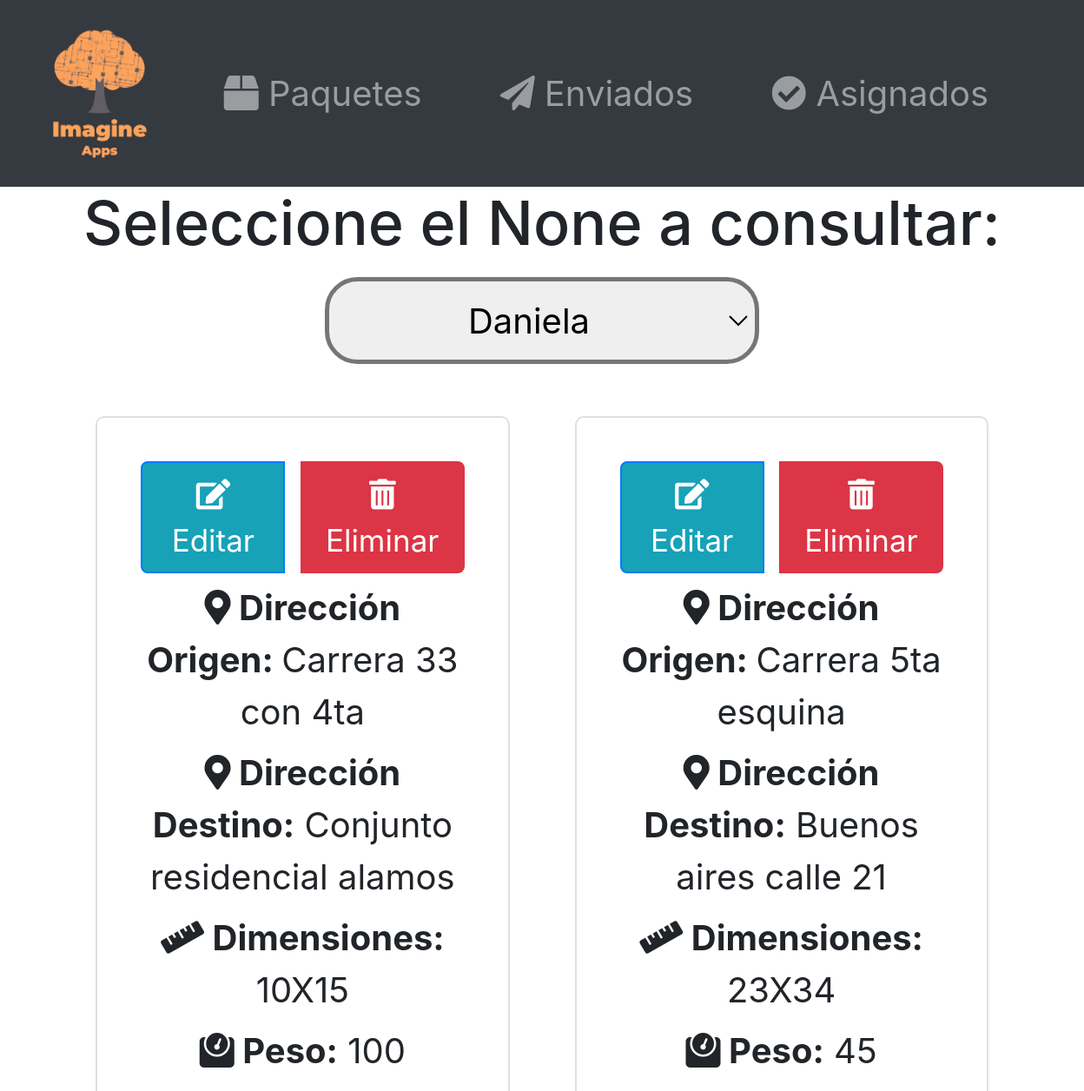
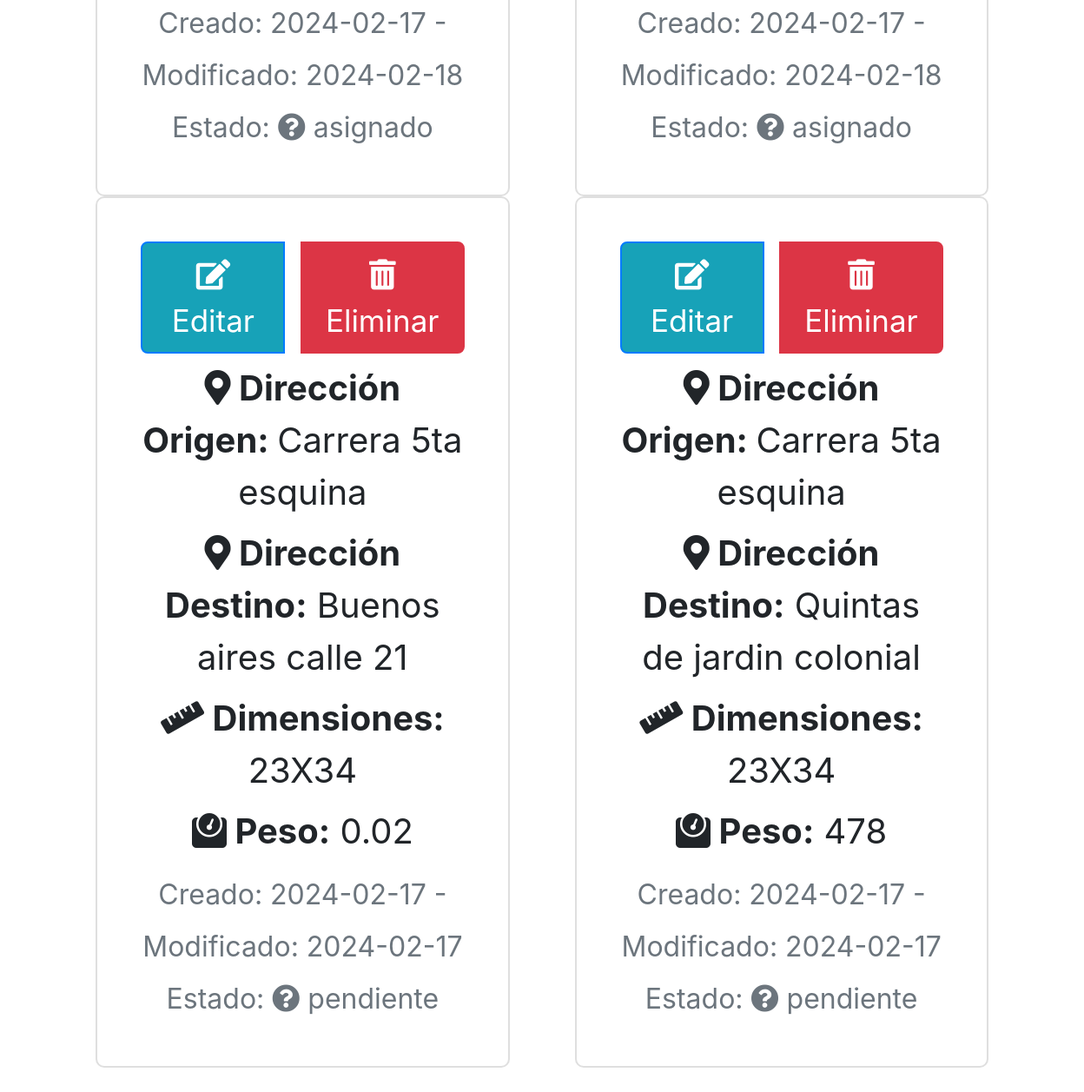
Before: /obtener_paquetes/2/ with the older database file (2 pictures, top to bottom).
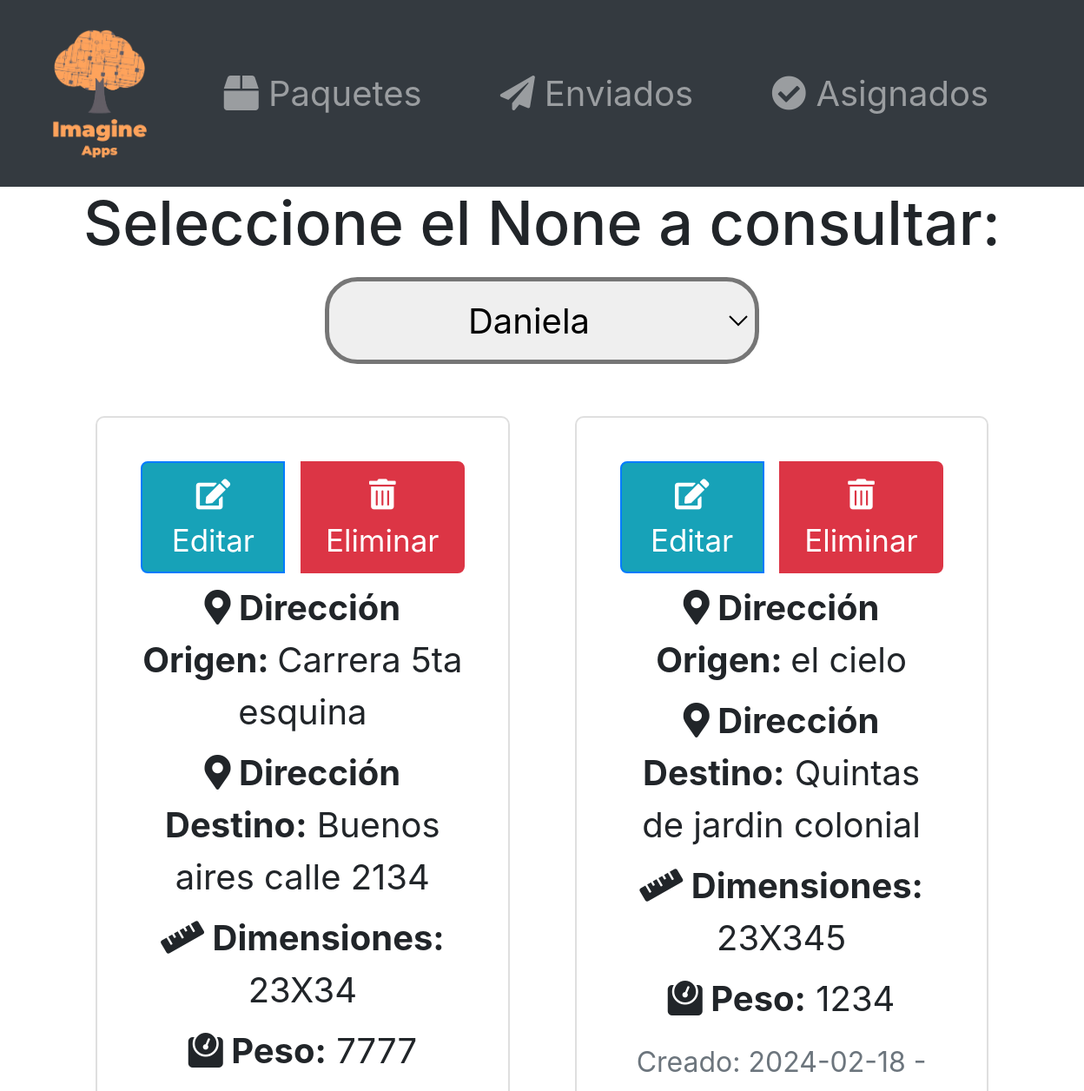
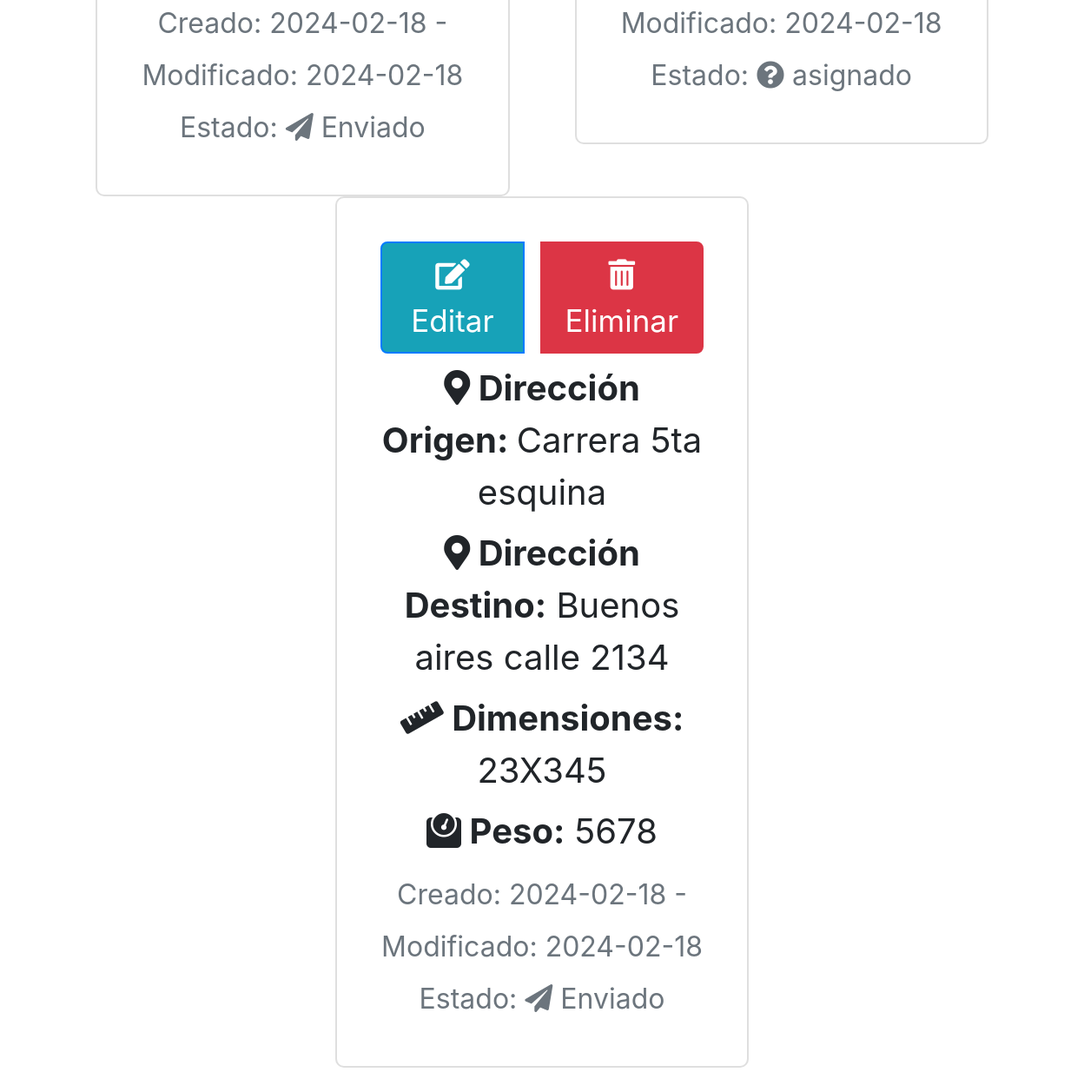
After: the same page with the newer database file (2 pictures, top to bottom).
### logistics/models.py (models this page shows, shortened)
class Paquete(models.Model):
    idPaquete = models.AutoField(primary_key=True)
    peso = models.IntegerField()
    dimensiones = models.CharField(max_length=50)
    direccion_origen = models.CharField(max_length=255)
    direccion_destino = models.CharField(max_length=255)
    estado_entrega = models.CharField(max_length=20)
    idCliente = models.ForeignKey(Cliente, on_delete=models.CASCADE)
    idTransportista = models.ForeignKey(Transportista, on_delete=models.CASCADE,null=True)
    fecha_creacion = models.DateTimeField(default=timezone.now, blank=True)
    fecha_actualizacion = models.DateTimeField(auto_now=True)

### logistics/views.py (the view)
# urls.py: path('obtener_paquetes/<int:id_usuario>/', views.obtener_paquetes, name='obtener_paquetes'),
def obtener_paquetes(request,id_usuario=None):
    operacion = request.GET.get('operacion')
    if(operacion=="transportista"):
        usuarios = Transportista.objects.all()
        paquetes=Paquete.objects.filter(idTransportista=id_usuario);
    else:
        usuarios = Cliente.objects.all()
        paquetes=Paquete.objects.filter(idCliente=id_usuario);
    page = request.GET.get('page', 1)
    paginator = Paginator(paquetes, 4)  # Muestra 5 canales por página
    try:
        paquetes = paginator.page(page)
    except EmptyPage:
        paquetes = paginator.page(paginator.num_pages)
    return render(request,'listar_paquetes.html',{'usuario_seleccionado_id':id_usuario,'paquetes':paquetes,'usuarios':usuarios,'operacion':operacion})

### logistics/models.py (called while the page is built)
    def __str__(self):
        return self.nombre

### logistics/templates/listar_paquetes.html (shortened to what this page needs)
{% extends "base.html" %}
{% block content %}
<div class="container">
    <div class="row justify-content-center">
        {% if usuarios %}
        <div class="text-center mb-4">
            <h3>Seleccione el {{ operacion }} a consultar:</h3>
            <select id="selectUsuario" class="form-select">
                {% for usuario in usuarios %}
                    {% if operacion == "transportista" %}
                        <option value="{{ usuario.idTransportista }}" {% if usuario.idTransportista == usuario_seleccionado_id %}selected{% endif %}>
                            {{ usuario }}
                        </option>
                    {% else %}
                        <option value="{{ usuario.idCliente }}" {% if usuario.idCliente == usuario_seleccionado_id %}selected{% endif %}>
                            {{ usuario }}
                        </option>
                    {% endif %}
                {% endfor %}
            </select>
        </div>
        {% endif %}
        <div class="row justify-content-center container-row">
            {% if paquetes %}
                {% for paquete in paquetes %}
                    {% include "paquete.html" %}
                {% endfor %}
            {% else %}
                <div class="col-lg-6 text-center">
                    <p class="mt-3">
                        <i class="fas fa-box"></i> No tienes paquetes asignados.
                    </p>
                </div>
            {% endif %}
        </div>
    </div>
</div>
{% endblock content %}

### logistics/templates/paquete.html (shortened to what this page needs)
{% block paquete%}
<div class="col-lg-5 text-center">
    <div class="card">
        <div class="card-body">
            {% if not operacion %}
            <div class="btn-group" role="group">
                <a href="{% url 'actualizar_paquete' paquete.idPaquete %}" class="btn-configuracion-canal btn btn-sm btn-primary mr-2">
                    <i class="fas fa-edit"></i> Editar
                </a>
                <button type="button" class="btn btn-sm btn-danger eliminar-btn" onClick="abrir_modal_eliminacion('{% url 'modal_eliminar' paquete.idPaquete %}')">
                    <i class="fas fa-trash-alt"></i> Eliminar
                </button>
            </div>
            {% endif %}
            <p class="card-text mb-1"><strong><i class="fas fa-map-marker-alt"></i> Dirección Origen: </strong>{{ paquete.direccion_origen }}</p>
            <p class="card-text mb-1"><strong><i class="fas fa-map-marker-alt"></i> Dirección Destino:</strong> {{ paquete.direccion_destino }}</p>
            <p class="card-text mb-1"><strong><i class="fas fa-ruler"></i> Dimensiones:</strong> {{ paquete.dimensiones }}</p>
            <p class="card-text mb-1"><strong><i class="fas fa-weight"></i> Peso:</strong> {{ paquete.peso }}</p>
            <div>
                <small class="text-muted">Creado: {{ paquete.fecha_creacion|date:"Y-m-d" }} - </small>
                <small class="text-muted">Modificado: {{ paquete.fecha_actualizacion|date:"Y-m-d" }}</small><br>
                <small class="text-muted">Estado:
                    {% if paquete.estado_entrega == 'Enviado' %}
                        <i class="fas fa-paper-plane"></i>
                    {% elif paquete.estado_entrega == 'Asignado' %}
                        <i class="fas fa-user-check"></i>
                    {% else %}
                        <i class="fas fa-question-circle"></i>
                    {% endif %}
                    {{ paquete.estado_entrega }}
                </small>
            </div>
        </div>
    </div>
</div>
{% endblock%}

Changed rows visible on the page:
removed Paquete: direccion_origen "Carrera 33 con 4ta", direccion_destino "Conjunto residencial alamos", dimensiones "10X15", peso "100", fecha_creacion "2024-02-17", fecha_actualizacion "2024-02-18", estado_entrega "asignado"
removed Paquete: direccion_origen "Carrera 5ta esquina", direccion_destino "Buenos aires calle 21", dimensiones "23X34", peso "45", fecha_creacion "2024-02-17", fecha_actualizacion "2024-02-18", estado_entrega "asignado"
removed Paquete: direccion_origen "Carrera 5ta esquina", direccion_destino "Buenos aires calle 21", dimensiones "23X34", peso "0.02", fecha_creacion "2024-02-17", fecha_actualizacion "2024-02-17", estado_entrega "pendiente"
removed Paquete: direccion_origen "Carrera 5ta esquina", direccion_destino "Quintas de jardin colonial", dimensiones "23X34", peso "478", fecha_creacion "2024-02-17", fecha_actualizacion "2024-02-17", estado_entrega "pendiente"
added Paquete: direccion_origen "Carrera 5ta esquina", direccion_destino "Buenos aires calle 2134", dimensiones "23X34", peso "7777", fecha_creacion "2024-02-18", fecha_actualizacion "2024-02-18", estado_entrega "Enviado"
added Paquete: direccion_origen "el cielo", direccion_destino "Quintas de jardin colonial", dimensiones "23X345", peso "1234", fecha_creacion "2024-02-18", fecha_actualizacion "2024-02-18", estado_entrega "asignado"
added Paquete: direccion_origen "Carrera 5ta esquina", direccion_destino "Buenos aires calle 2134", dimensiones "23X345", peso "5678", fecha_creacion "2024-02-18", fecha_actualizacion "2024-02-18", estado_entrega "Enviado"
